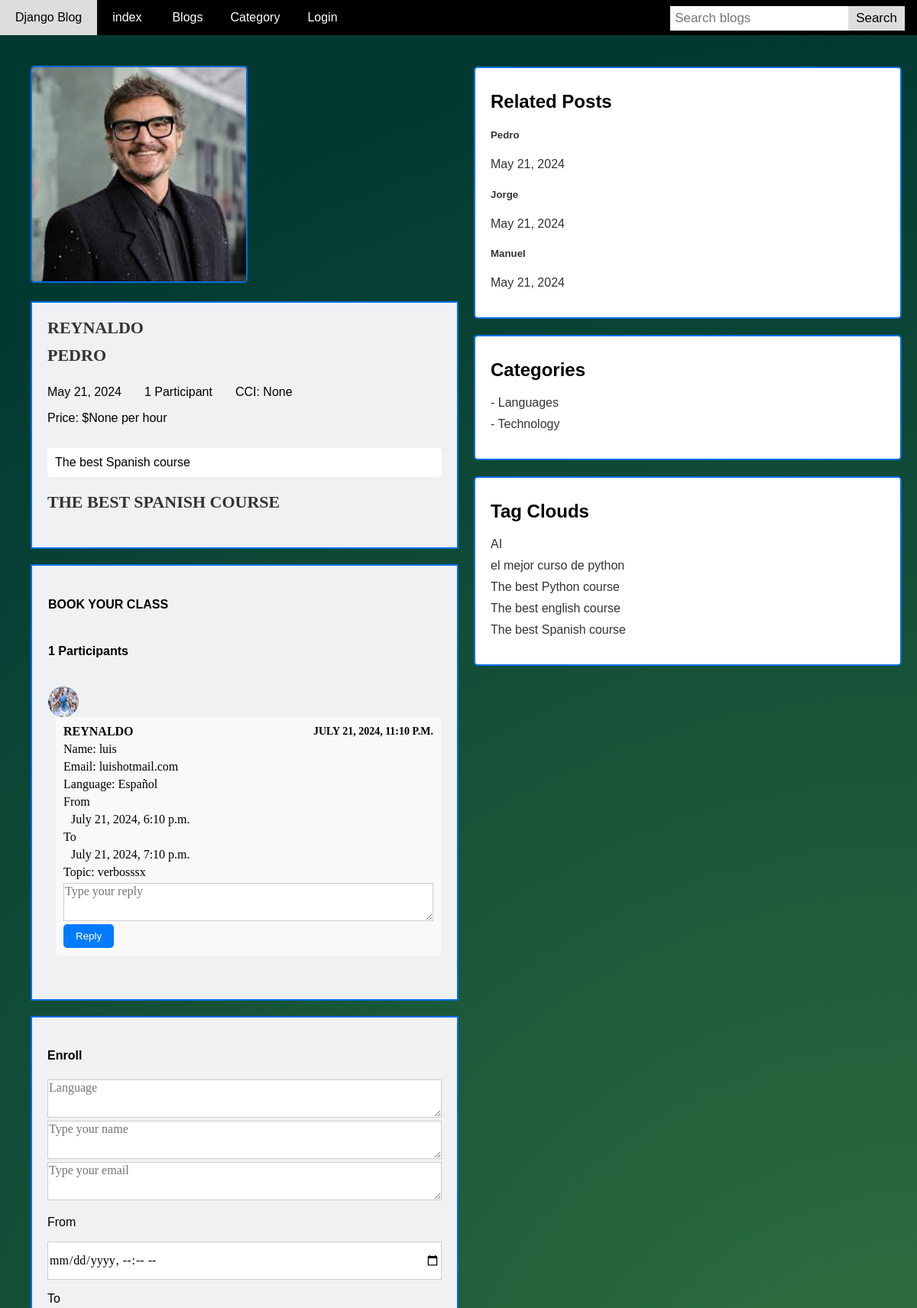
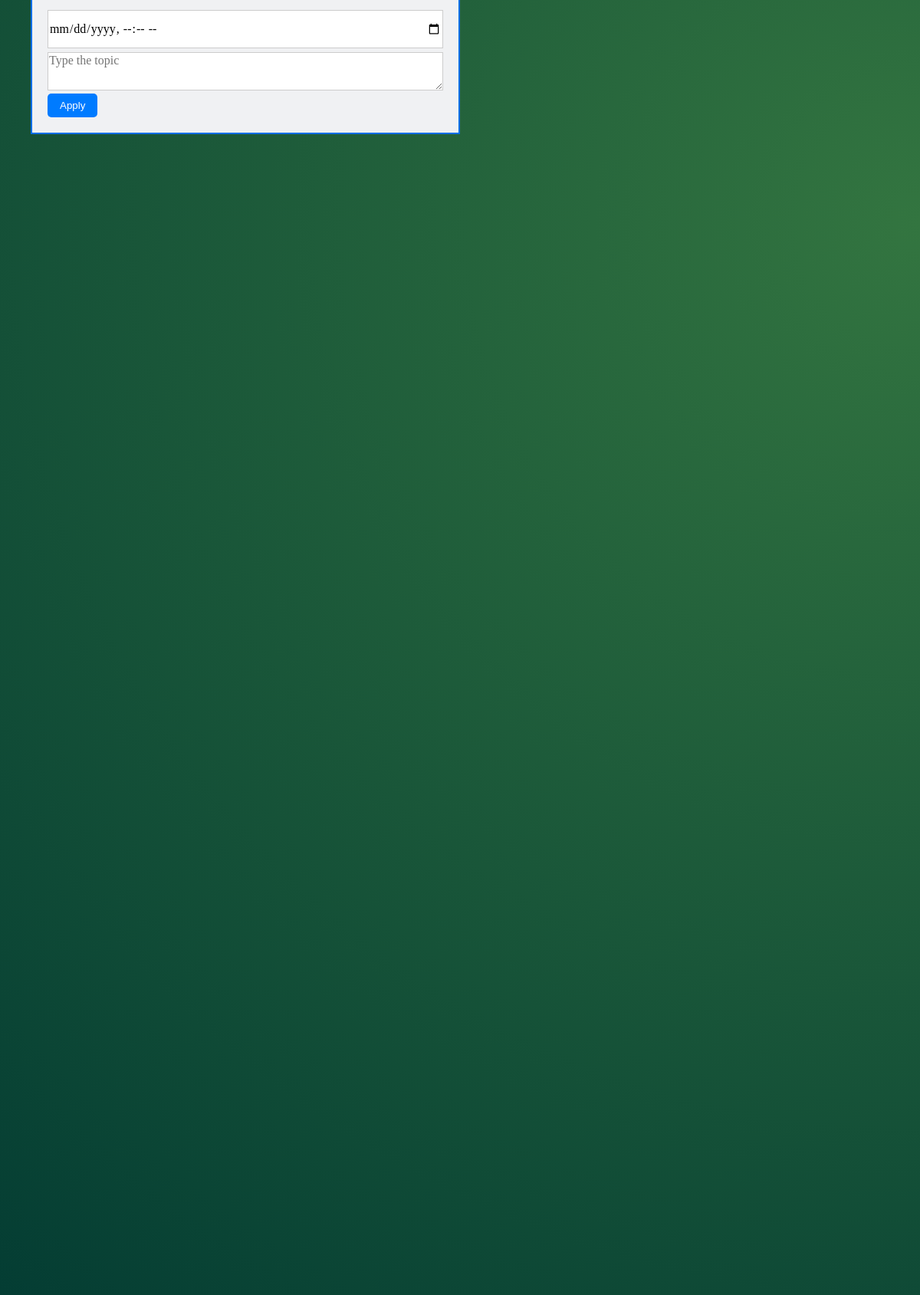
/blog/pedro/ (upper part), run on the app's committed database (2 pictures, top to bottom).
### blog/models.py (models this page shows, shortened)
class Blog(models.Model):
    user = models.ForeignKey(
        User,
        related_name='user_blogs',
        on_delete=models.CASCADE
    )
    category = models.ForeignKey(
        Category,
        related_name='category_blogs',
        on_delete=models.CASCADE
    )
    tags = models.ManyToManyField(
        Tag,
        related_name='tag_blogs',
        blank=True
    )
    likes = models.ManyToManyField(
        User,
        related_name='user_likes',
        blank=True
    )
    title = models.CharField(
        max_length=250
    )
    CCI = models.CharField(
        max_length=250, null=True
    )
    price = models.CharField(
        max_length=250, null=True
    )
    slug = models.SlugField(null=True, blank=True)
    banner = models.ImageField(upload_to='blog_banners')
    description = RichTextField()
    created_date = models.DateField(auto_now_add=True)

class Tag(models.Model):
    title = models.CharField(max_length=150)
    slug = models.SlugField(null=True, blank=True)
    created_date = models.DateField(auto_now_add=True)

class Comment(models.Model):
    user = models.ForeignKey(
        User,
        related_name='user_comments',
        on_delete=models.CASCADE, null=True, blank=True
    )
    blog = models.ForeignKey(
        Blog,
        related_name='blog_comments',
        on_delete=models.CASCADE
    )
    text = models.TextField()
    created_date = models.DateTimeField(auto_now_add=True)
    name = models.TextField(null=True)
    email = models.TextField(null=True)
    time_begin = models.DateTimeField(null=True)
    time_final = models.DateTimeField(null=True)
    topic = models.TextField(null=True)

class Category(models.Model):
    title = models.CharField(max_length=150, unique=True)
    slug = models.SlugField(null=True, blank=True)
    created_date = models.DateField(auto_now_add=True)
    category_banner = models.ImageField(upload_to='category_banner')

### user_profile/models.py (models this page shows, shortened)
class User(AbstractUser):
    email = models.EmailField(
        max_length=150,
        unique=True,
        error_messages={
            "unique": "The email must be unique"
        }
    )
    profile_image = models.ImageField(
        null=True,
        blank=True,
        upload_to="profile_images"
    )
    followers = models.ManyToManyField("Follow")
    REQUIRED_FIELDS = ["email"]
    objects = CustomUserManager()
    def get_profile_picture(self):
        url = ""
        try:
            url = self.profile_image.url
        except:
            url = ""
        return url

### blog/views.py (the view, shortened to what this page needs)
# urls.py: path('blog/<str:slug>/', blog_details, name='blog_details'),
def blog_details(request, slug):
    form = TextForm()
    blog = get_object_or_404(Blog, slug=slug)
    category = Category.objects.get(id=blog.category.id)
    related_blogs = category.category_blogs.all()
    tags = Tag.objects.order_by('-created_date')[:5]
    liked_by = request.user in blog.likes.all() if request.user.is_authenticated else False
    context = {
        "blog": blog,
        "related_blogs": related_blogs,
        "tags": tags,
        "form": form,
        "liked_by": liked_by,
    }
    return render(request, 'blog_details.html', context)

### blog/forms.py
class TextForm(forms.Form):
    text = forms.CharField(widget=forms.Textarea, required=True)
    name = forms.CharField(widget=forms.Textarea, required=True)
    email = forms.CharField(widget=forms.Textarea, required=True)
    time_begin = forms.DateTimeField(widget=forms.DateInput, required=True)
    time_final = forms.DateTimeField(widget=forms.DateInput, required=True)
    topic = forms.CharField(widget=forms.Textarea, required=True)

### blog/context_processors.py (called while the page is built)
def get_all_categories(request):
    categories = Category.objects.all()
    context = {
        "categories": categories
    }
    return context

### templates/blog_details.html (shortened to what this page needs)
{% extends 'base.html' %}
{% load static %}
{% block content %}
<section class="container">
  <div class="blog-details">
      <div class="blog-header">
          <img src="{{blog.banner.url}}" alt="" class="blog-image">
          <div class="blog-info">
              <a href="{% url 'view_user_information' blog.user.username %}">{{blog.user.username}}</a>
              <a href="javascript:void(0);" class="blog-title">{{blog.title}}</a>
              <ul class="blog-meta">
                  <p>{{blog.created_date}}</p> </br>
                  <p>{{blog.blog_comments.all.count}} Participant</p>
                  <p>CCI: {{blog.CCI}}</p>
                  <p>Price: ${{blog.price}} per hour</p>
              </ul>
              <div class="blog-description">
                  <p>{{blog.description|safe}}</p>
              </div>
              <ul class="tags">
                  {% if blog.tags.all.count > 0 %}
                      {% for tag in blog.tags.all %}
                          <li><a href="{% url 'tag_blogs' tag.slug %}">{{tag.title}}</a></li>
                      {% endfor %}
                  {% else %}
                      <li>None</li>
                  {% endif %}
              </ul>
          </div>
      </div>
      <div class="comments-section">
          <h4>BOOK YOUR CLASS</h4>
          <h4>{{blog.blog_comments.count}} Participants</h4>
          <ul class="comments-list">
              {% for comment in blog.blog_comments.all %}
                  <li class="comment">
                      <img src="{{comment.user.get_profile_picture}}" alt="" class="comment-avatar">
                      <div class="comment-content">
                          <h4>{{comment.user.username}}<span>{{comment.created_date}}</span></h4>
                          <p>Name: {{comment.name}}</p>
                          <p>Email: {{comment.email}}</p>
                          <p>Language: {{comment.text}}</p>
                          <p>From</p>
                          <p style="margin-left: 10px;">{{comment.time_begin}}</p>
                          <p>To</p>
                          <p style="margin-left: 10px;">{{comment.time_final}}</p>
                          <p>Topic: {{comment.topic}}</p>
                          <form id="comment" action="{% url 'add_reply' blog.id comment.id %}" method="POST">
                              <textarea class="textinput" name="text"  id="message" placeholder="Type your reply" required=""></textarea>
                              <button type="submit" class="btn btn-primary">Reply</button>
                          </form>
                      </div>
                  </li>
              {% endfor %}
          </ul>
      </div>
      <div class="add-comment-section">
          <h4>Enroll</h4>
          <form id="comment" action="{% url 'blog_details' blog.slug %}" method="POST">
              <textarea class="textinput" name="text"  id="message" placeholder="Language" required=""></textarea>
              <textarea class="textinput" name="name"  id="message" placeholder="Type your name" required=""></textarea>
              <textarea class="textinput" name="email"  id="message" placeholder="Type your email" required=""></textarea>
              <p>From</p>
              <input type="datetime-local" class="textinput" name="time_begin"  id="message" required="">
              <p>To</p>
              <input type="datetime-local" class="textinput" name="time_final"  id="message" required="">
              <textarea style="margin-top: 5px;" class="textinput" name="topic"  id="message" placeholder="Type the topic" required=""></textarea>
              <button type="submit" class="btn btn-primary">Apply</button>
          </form>
      </div>
  </div>
  <div class="sidebar">
      <div class="card related-posts">
          <h2>Related Posts</h2>
          <ul>
              {% for blog in related_blogs %}
                  <li><a href="{% url 'blog_details' blog.slug %}">
                      <h5>{{blog.title}}</h5>
                      <span>{{blog.created_date}}</span>
                  </a></li>
              {% endfor %}
          </ul>
      </div>
      <div class="card categories">
          <h2>Categories</h2>
          <ul>
              {% for category in categories %}
                  <li><a href="{% url 'category_blogs' category.slug %}">- {{category.title}}</a></li>
              {% endfor %}
          </ul>
      </div>
      <div class="card tag-clouds">
          <h2>Tag Clouds</h2>
          <ul>
              {% for tag in tags %}
                  <li><a href="{% url 'tag_blogs' tag.slug %}">{{tag.title}}</a></li>
              {% endfor %}
          </ul>
      </div>
  </div>
</section>
{% endblock content %}

### templates/base.html (style rules this page uses)
body { height: 100%; margin: 0; font-family: Arial, sans-serif; min-height: 500vh; background: radial-gradient(circle closest-corner at right center, #337540 0%, #003832 100%); }

### templates/blog_details.html (style rules this page uses)
.container { display: flex; justify-content: space-between; flex-wrap: wrap; padding: 20px; background: none; }
.blog-details { flex-direction: column; flex: 1; width: 100%; margin-right: auto; margin-left: auto; padding: 20px; box-sizing: border-box; border-radius: 5px; box-sizing: border-box; }
.blog-details img.blog-image { max-width: 100%; width: 50%; height: 50%; border-radius: 5px; border: 2px solid #006ee6; }
.blog-info { margin-top: 20px; display: flex; flex-direction: column; background: #f0f1f3; padding: 20px; margin-bottom: 20px; border: 2px solid #006ee6; box-sizing: border-box; }
.blog-info a { text-transform: uppercase; font-family: 'Cambria', Cochin, Georgia, Times, 'Times New Roman', serif; margin-bottom: 20px; text-decoration: none; color: #333; margin-bottom: 10px; font-size: 22px; font-weight: bold; }
.blog-meta { list-style: none; padding: 0; margin: 0; display: flex; flex-wrap: wrap; background: none; }
.blog-meta p { margin-right: 30px; margin-bottom: 0; }
.blog-description { margin-top: 30px; padding: 10px; background-color: #ffffff; border-radius: 5px; text-align: justify; }
.blog-description p { margin: 0; }
.tags { list-style: none; padding: 0; margin-top: 20px; display: flex; flex-wrap: wrap; }
.tags li { margin-right: 10px; margin-bottom: 10px; }
.add-comment-section { margin-top: 20px; border: 2px solid #006ee6; background: #f0f1f3; padding: 20px; }
.comments-section { display: flex; flex-direction: column; width: 100%; margin: 0 auto; border: 2px solid #006ee6; background: #f0f1f3; box-sizing: border-box; padding: 21px; }
.comments-list { list-style: none; padding: 0px; }
.comment { margin-bottom: 20px; display: flex; flex-direction: column; align-items: stretch; }
.comment-avatar, .reply-avatar { width: 40px; height: 40px; max-width: 40px; max-height: 40px; border-radius: 50%; }
.comment-content, .reply-content { flex: 1; background-color: #f9f9f9; border-radius: 5px; padding: 10px; margin-left: 10px; }
.comment-content h4, .reply-content h4 { display: flex; flex-wrap: wrap; justify-content: space-between; align-items: center; margin: 0; font-size: 16px; text-transform: uppercase; font-family: 'Cambria', Cochin, Georgia, Times, 'Times New Roman', serif; }
.comment-content h4 span, .reply-content h4 span { margin-left: 0; font-size: 14px; }
.comment-content p, .reply-content p { margin: 5px 0; font-family: 'Cambria', Cochin, Georgia, Times, 'Times New Roman', serif; }
.textinput { width: 100%; height: auto; min-height: 50px; padding: 1px; border: 1px solid #ccc; box-sizing: border-box; font-size: 1rem; font-family: 'Cambria', Cochin, Georgia, Times, 'Times New Roman', serif; }
.btn { background-color: #007bff; color: #fff; border: none; padding: 8px 16px; border-radius: 5px; cursor: pointer; }
.btn-primary { background-color: #007bff; }
.sidebar { flex: 1; }
.card { background-color: #fff; border-radius: 5px; padding: 20px; margin-bottom: 20px; }
.card h2 { margin-top: 10px; }
.card ul { list-style: none; padding: 0; }
.card ul li { margin-bottom: 10px; }
.card ul li a { color: #333; text-decoration: none; }
.card.related-posts, .card.categories, .card.tag-clouds { border: 2px solid #006ee6; border-radius: 5px; margin-top: 21px; margin-bottom: 20px; }

### data on the page
Blog: banner (picture), user.username "REYNALDO", title "PEDRO", created_date "May 21, 2024", blog_comments.all.count "1", CCI "None", price "None", description "The best Spanish course", blog_comments.count "1", title "Pedro"
Tag: title "THE BEST SPANISH COURSE", title "The best Spanish course"
Comment: user.get_profile_picture (picture), user.username "REYNALDO", created_date "JULY 21, 2024, 11:10 P.M.", name "luis", email "luishotmail.com", text "Español", time_begin "July 21, 2024, 6:10 p.m.", time_final "July 21, 2024, 7:10 p.m.", topic "verbosssx"
Blog: title "Jorge", created_date "May 21, 2024"
Blog: title "Manuel", created_date "May 21, 2024"
Category: title "Languages"
Category: title "Technology"
Tag: title "AI"
Tag: title "el mejor curso de python"
Tag: title "The best Python course"
Tag: title "The best english course"
